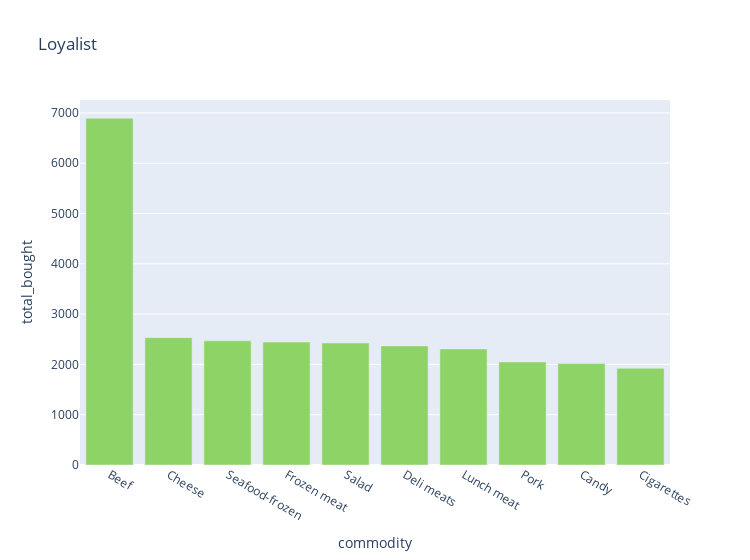

The notebook cell this image was saved under:
### Code cell
#* Loyalist
fig_loy = px.bar(top_commodities_in_loy, x='commodity', y='total_bought', width=750, title='Loyalist', color_discrete_sequence=[clr_loy])
fig_loy.show()

### Figure 1 — Plotly figure (JSON) as saved in the notebook; plotly's stock layout.template omitted (floating-point values rounded to 4 significant figures)
{"data": [{"alignmentgroup": "True", "hovertemplate": "commodity=%{x}<br>total_bought=%{y}<extra></extra>", "legendgroup": "", "marker": {"color": "#8ed366", "pattern": {"shape": ""}}, "name": "", "offsetgroup": "", "orientation": "v", "showlegend": false, "textposition": "auto", "type": "bar", "x": ["Beef", "Cheese", "Seafood-frozen", "Frozen meat", "Salad", "Deli meats", "Lunch meat", "Pork", "Candy", "Cigarettes"], "xaxis": "x", "y": [6894.0, 2532.0, 2469.0, 2445.0, 2426.0, 2367.0, 2308.0, 2049.0, 2016.0, 1922.0], "yaxis": "y"}], "layout": {"barmode": "relative", "legend": {"tracegroupgap": 0}, "title": {"text": "Loyalist"}, "width": 750, "xaxis": {"anchor": "y", "domain": [0, 1], "title": {"text": "commodity"}}, "yaxis": {"anchor": "x", "domain": [0, 1], "title": {"text": "total_bought"}}}}
